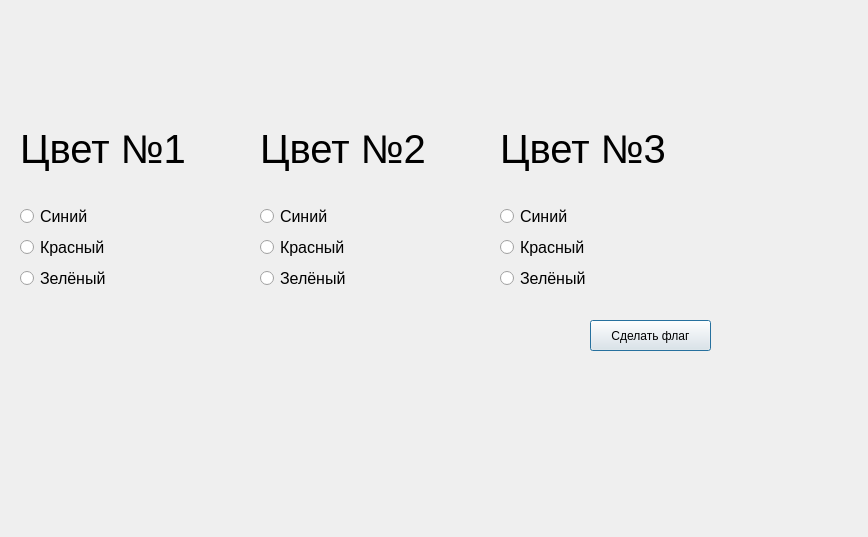
<?xml version="1.0" encoding="UTF-8"?>
<ui version="4.0">
 <class>Dialog</class>
 <widget class="QDialog" name="Dialog">
  <property name="geometry">
   <rect>
    <x>0</x>
    <y>0</y>
    <width>868</width>
    <height>537</height>
   </rect>
  </property>
  <property name="windowTitle">
   <string>Dialog</string>
  </property>
  <widget class="QWidget" name="verticalLayoutWidget">
   <property name="geometry">
    <rect>
     <x>20</x>
     <y>100</y>
     <width>231</width>
     <height>191</height>
    </rect>
   </property>
   <layout class="QVBoxLayout" name="verticalLayout">
    <item>
     <widget class="QLabel" name="label">
      <property name="font">
       <font>
        <pointsize>30</pointsize>
       </font>
      </property>
      <property name="text">
       <string>Цвет №1</string>
      </property>
     </widget>
    </item>
    <item>
     <widget class="QRadioButton" name="radioButton_3">
      <property name="font">
       <font>
        <pointsize>12</pointsize>
       </font>
      </property>
      <property name="text">
       <string>Синий</string>
      </property>
     </widget>
    </item>
    <item>
     <widget class="QRadioButton" name="radioButton_2">
      <property name="font">
       <font>
        <pointsize>12</pointsize>
       </font>
      </property>
      <property name="text">
       <string>Красный</string>
      </property>
     </widget>
    </item>
    <item>
     <widget class="QRadioButton" name="radioButton">
      <property name="font">
       <font>
        <pointsize>12</pointsize>
       </font>
      </property>
      <property name="text">
       <string>Зелёный</string>
      </property>
     </widget>
    </item>
   </layout>
  </widget>
  <widget class="QWidget" name="verticalLayoutWidget_2">
   <property name="geometry">
    <rect>
     <x>260</x>
     <y>100</y>
     <width>231</width>
     <height>191</height>
    </rect>
   </property>
   <layout class="QVBoxLayout" name="verticalLayout_2">
    <item>
     <widget class="QLabel" name="label_2">
      <property name="font">
       <font>
        <pointsize>30</pointsize>
       </font>
      </property>
      <property name="text">
       <string>Цвет №2</string>
      </property>
     </widget>
    </item>
    <item>
     <widget class="QRadioButton" name="radioButton_4">
      <property name="font">
       <font>
        <pointsize>12</pointsize>
       </font>
      </property>
      <property name="text">
       <string>Синий</string>
      </property>
     </widget>
    </item>
    <item>
     <widget class="QRadioButton" name="radioButton_5">
      <property name="font">
       <font>
        <pointsize>12</pointsize>
       </font>
      </property>
      <property name="text">
       <string>Красный</string>
      </property>
     </widget>
    </item>
    <item>
     <widget class="QRadioButton" name="radioButton_6">
      <property name="font">
       <font>
        <pointsize>12</pointsize>
       </font>
      </property>
      <property name="text">
       <string>Зелёный</string>
      </property>
     </widget>
    </item>
   </layout>
  </widget>
  <widget class="QWidget" name="verticalLayoutWidget_3">
   <property name="geometry">
    <rect>
     <x>500</x>
     <y>100</y>
     <width>231</width>
     <height>191</height>
    </rect>
   </property>
   <layout class="QVBoxLayout" name="verticalLayout_3">
    <item>
     <widget class="QLabel" name="label_3">
      <property name="font">
       <font>
        <pointsize>30</pointsize>
       </font>
      </property>
      <property name="text">
       <string>Цвет №3</string>
      </property>
     </widget>
    </item>
    <item>
     <widget class="QRadioButton" name="radioButton_7">
      <property name="font">
       <font>
        <pointsize>12</pointsize>
       </font>
      </property>
      <property name="text">
       <string>Синий</string>
      </property>
     </widget>
    </item>
    <item>
     <widget class="QRadioButton" name="radioButton_8">
      <property name="font">
       <font>
        <pointsize>12</pointsize>
       </font>
      </property>
      <property name="text">
       <string>Красный</string>
      </property>
     </widget>
    </item>
    <item>
     <widget class="QRadioButton" name="radioButton_9">
      <property name="font">
       <font>
        <pointsize>12</pointsize>
       </font>
      </property>
      <property name="text">
       <string>Зелёный</string>
      </property>
     </widget>
    </item>
   </layout>
  </widget>
  <widget class="QPushButton" name="pushButton">
   <property name="geometry">
    <rect>
     <x>590</x>
     <y>320</y>
     <width>121</width>
     <height>31</height>
    </rect>
   </property>
   <property name="text">
    <string>Сделать флаг</string>
   </property>
  </widget>
 </widget>
 <resources/>
 <connections/>
</ui>
